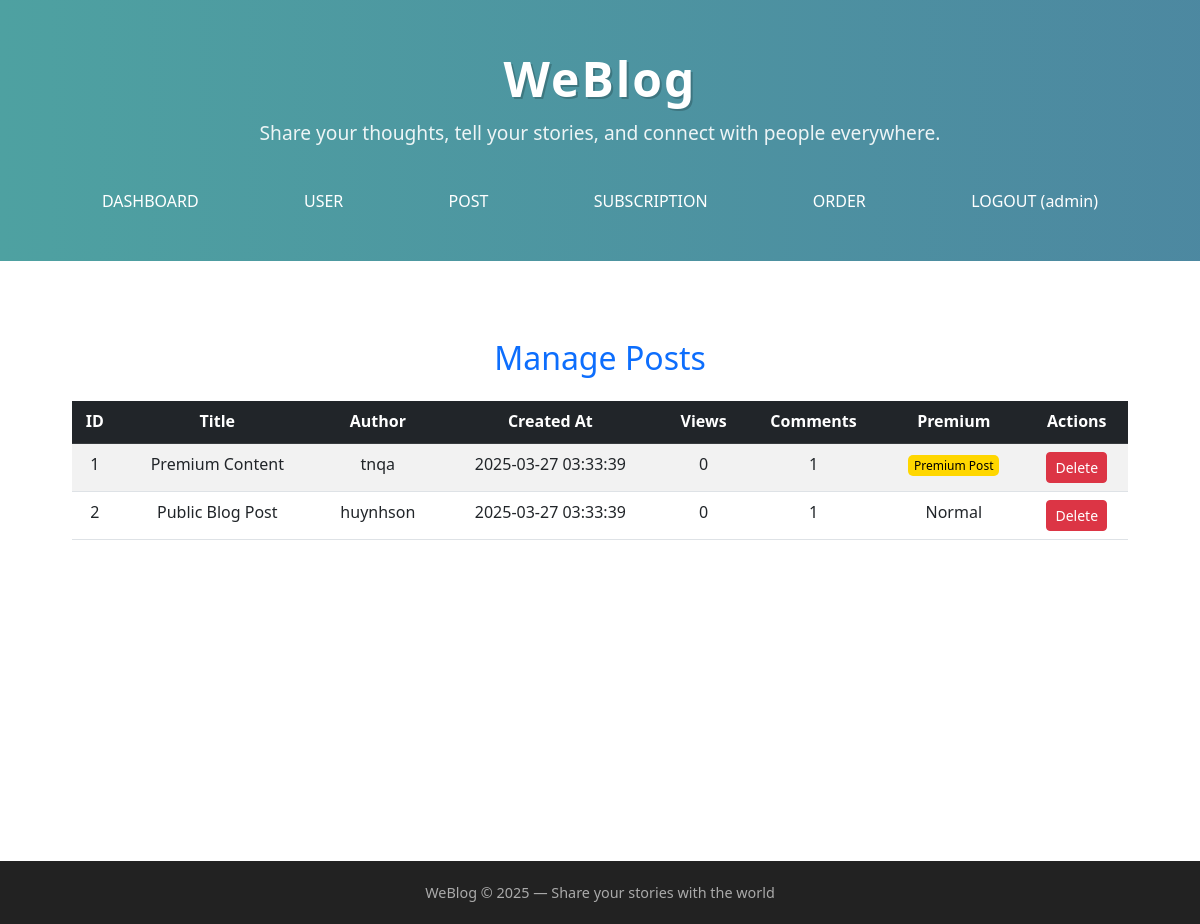
Screenshot of /admin/posts.php (signed in) with the database file from the repository.
### tables this page shows
CREATE TABLE posts (
  id INT AUTO_INCREMENT PRIMARY KEY,
  user_id INT,
  title VARCHAR(200),
  content TEXT,
  created_at DATETIME DEFAULT CURRENT_TIMESTAMP,
  views INT DEFAULT 0,
  premium BOOLEAN DEFAULT FALSE,
  FOREIGN KEY (user_id) REFERENCES users(id) ON DELETE CASCADE
);

CREATE TABLE users (
  id INT AUTO_INCREMENT PRIMARY KEY,
  username VARCHAR(50) UNIQUE,
  password VARCHAR(100),
  email VARCHAR(100) UNIQUE,
  role_id INT,
  bio TEXT,
  avatar_path VARCHAR(255), 
  created_at DATETIME DEFAULT CURRENT_TIMESTAMP,
  FOREIGN KEY (role_id) REFERENCES roles(id) ON DELETE SET NULL
);

### admin/posts.php (the view, shortened to what this page needs)
<?php
include '../includes/header.php';
$query = "SELECT posts.id, posts.title, posts.created_at, posts.views, posts.premium, users.username,
                 (SELECT COUNT(*) FROM comments WHERE comments.post_id = posts.id) AS comment_count
          FROM posts
          JOIN users ON posts.user_id = users.id";
$result = mysqli_query($conn, $query);
?>
<link rel="stylesheet" href="https://cdn.jsdelivr.net/npm/bootstrap@5.3.0/dist/css/bootstrap.min.css">
<link rel="stylesheet" href="../assets/css/style.css">
<link rel="stylesheet" href="../assets/css/admin.css">
<div class="container mt-5">
    <h2 class="text-center text-primary mb-4">Manage Posts</h2>
    <div class="table-responsive">
        <table class="table table-striped table-hover">
            <thead class="table-dark">
                <tr>
                    <th>ID</th>
                    <th>Title</th>
                    <th>Author</th>
                    <th>Created At</th>
                    <th>Views</th>
                    <th>Comments</th>
                    <th>Premium</th>
                    <th>Actions</th>
                </tr>
            </thead>
            <tbody>
                <?php while ($row = mysqli_fetch_assoc($result)) { ?>
                    <tr>
                        <td><?php echo htmlspecialchars($row['id']); ?></td>
                        <td><?php echo htmlspecialchars($row['title']); ?></td>
                        <td><?php echo htmlspecialchars($row['username']); ?></td>
                        <td><?php echo htmlspecialchars($row['created_at']); ?></td>
                        <td><?php echo htmlspecialchars($row['views']); ?></td>
                        <td><?php echo htmlspecialchars($row['comment_count']); ?></td>
                        <td>
                            <?php echo $row['premium'] ? "<span class='premium'>Premium Post</span>" : "Normal"; ?>
                        </td>
                        <td>
                            <a href="delete_post.php?id=<?php echo $row['id']; ?>" class="btn btn-danger btn-sm" onclick="return confirm('Are you sure?');">Delete</a>
                        </td>
                    </tr>
                <?php } ?>
            </tbody>
        </table>
    </div>
</div>
<?php include '../includes/footer.php'; ?>

### assets/css/style.css (style rules this page uses)
* { margin: 0; padding: 0; box-sizing: border-box; }
body { font-family: 'Segoe UI', Tahoma, Geneva, Verdana, sans-serif; line-height: 1.6; }
.container { width: 90%; max-width: 1100px; margin: auto; text-align: center; }

### assets/css/admin.css (style rules this page uses)
.premium { background: #ffd700; color: #000; padding: 2px 6px; border-radius: 5px; font-size: 12px; }

### rows the page displays
posts: id "1", title "Premium Content", user.username "tnqa", created_at "2025-03-27 03:33:39", views "0", comment_count "1", premium "Premium Post"
posts: id "2", title "Public Blog Post", user.username "huynhson", created_at "2025-03-27 03:33:39", views "0", comment_count "1", premium "Normal"

### other values shown
$_SESSION['username'] "admin"
